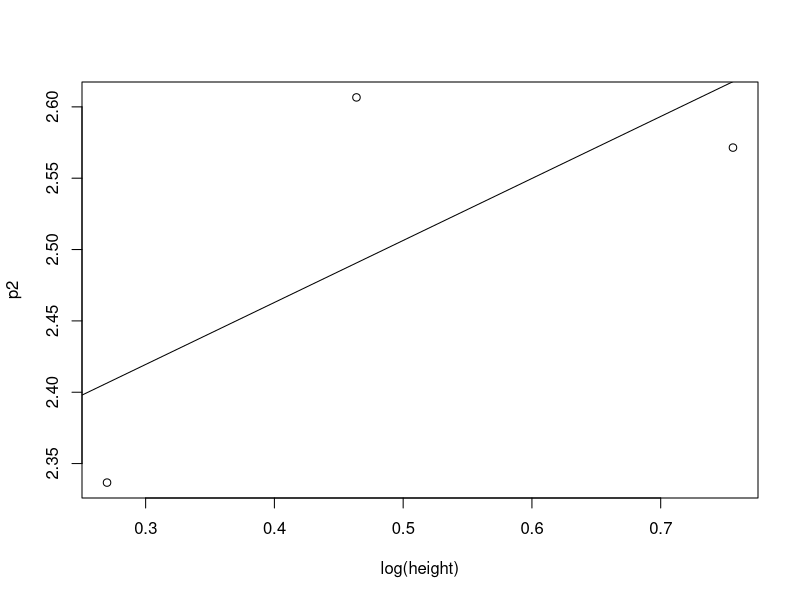
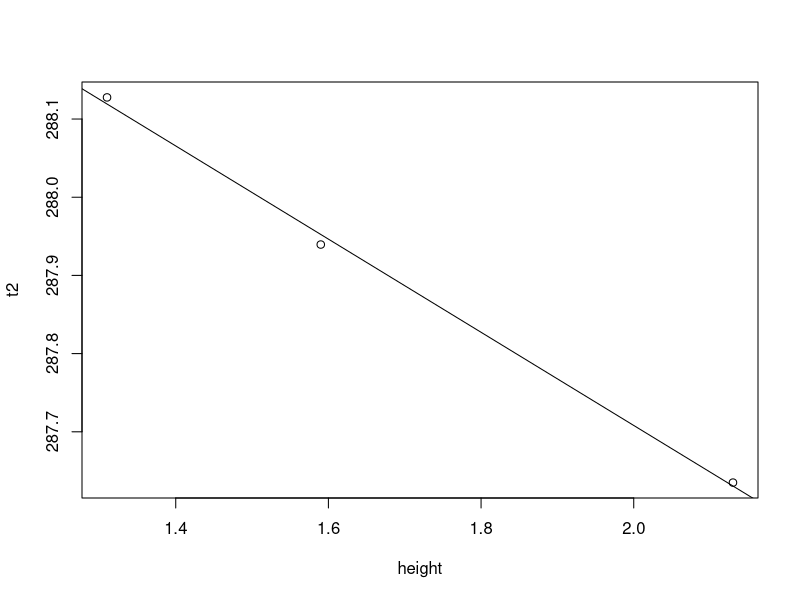

These figures' R source, in order:
m=0.5
c=-log(0.01)*m
height=c(2.13,1.59,1.31)
#c(0.9,0.7,0.53,0.4)
p1=c()
a=0
for(i in height){
  a=a+1
  u=m*log(i) + c
  p1[a]=u
}

p2 = p1 + rnorm(3,mean=0, sd=0.07)

dat=data.frame(
  z=log(height),
  u=p2
)
rip=lm(u ~ z, data = dat)
int=as.numeric(rip$coefficients[1])
grad=as.numeric(rip$coefficients[2])
print(p2)
print(grad)
print(int)
plot(log(height),p2)
lines(c(-1,5), c((-grad*1 + int), (grad*5 + int)), type="l")

print(exp(-int/grad))
#plot(height,p2, type='l')


####temp######

m1=-0.7
c1=15.9
height=c(2.13,1.59,1.31)
#c(2.22,1.52,1,0.78)
t1=c()
a=0
for(i in height){
  a=a+1
  Tmp=m1*i + c1
  t1[a]=Tmp
}
t2=t1 + rnorm(3,mean=0, sd=0.04)
t2=t2+273.15
temperature=data.frame(
  t = t2,
  z = height
)
rip3=lm(t ~ z, data=temperature)
gradt=as.numeric(rip3$coefficients[2])
intt=as.numeric(rip3$coefficients[1])
plot(height,t2)
lines(c(0,4), c(intt, (gradt*4 + intt)), type='l')
print(gradt)
print(t2)

dat2=data.frame(
  z=height,
  u=p2
)
rip2= lm(u ~ z, data=dat2)
du = as.numeric(rip2$coefficients[2])
dT=-0.8
Temp=273.15+15
Ri = (9.81/Temp)*(gradt)*(1/(du**2))
print(Ri)
